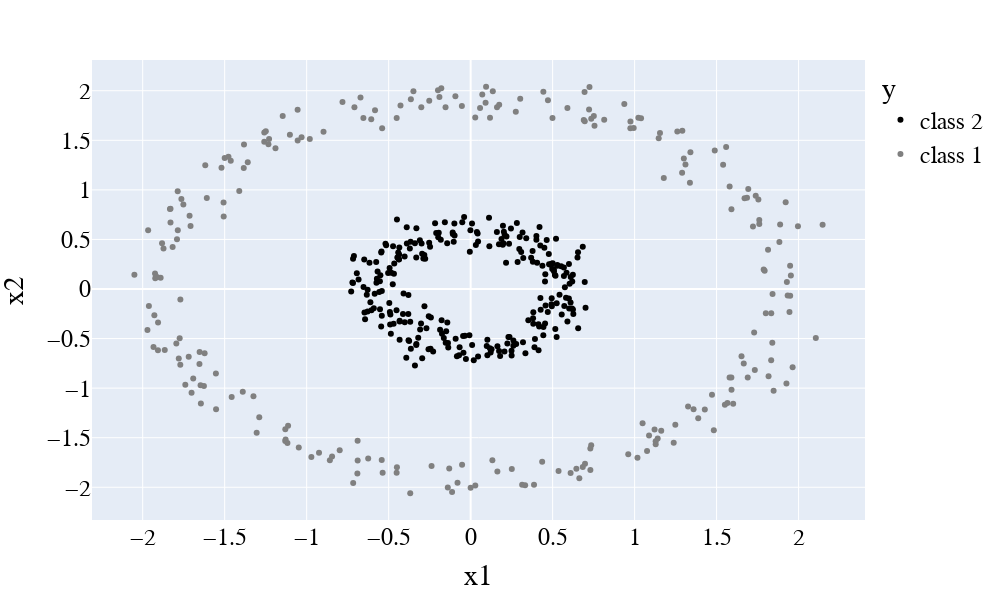

Source (notebook cell):
### Code cell
from sklearn.datasets import make_circles
from sklearn import preprocessing
import plotly_express as px
import matplotlib
import matplotlib.pyplot as plt
import seaborn as sns
import pandas as pd
import numpy

sns.set_style("darkgrid", {"axes.facecolor": ".9"})
plt.rcParams['font.size'] = '30'

# generate a data set
X, y = make_circles(n_samples=1_000, factor=0.3, noise=0.05, random_state=0)
X = preprocessing.scale(X)

X=X[500:]
y=y[500:]

# define target value, here: binary classification, class 1 or class 2
y=np.where(y==0,"class 1","class 2")

# define x1 and x2 of a 2-dimensional data set
x1 = X[:,0]
x2 = X[:,1]

import plotly_express as px
# define the kernel function
kernel = x1*x2 + x1**2 + x2**2

circle_df = pd.DataFrame(X).rename(columns={0:"x1", 1:"x2"})
circle_df = circle_df.assign(y=y)

color_discrete_map = {circle_df.y.unique()[0]: "black", circle_df.y.unique()[1]: "#f3d23a"}
px.scatter(circle_df, x="x1", y="x2", color="y", color_discrete_map = color_discrete_map, width=1000, height=800)

# plot the data set together with the kernel value in a 3-dimensional space
color_discrete_map = {circle_df.y.unique()[0]: "black", circle_df.y.unique()[1]: "grey"}
fig = px.scatter(circle_df, x="x1", y="x2", color="y", color_discrete_map = color_discrete_map, width=1000, height=600)
fig.update_layout(
    font=dict(
        family="Arial",
        size=24,  # Set the font size here
        color="Black"
    ),
    showlegend=True,
    width=1000,
    height=600,
)

### Figure 1 — Plotly figure (JSON) as saved in the notebook; plotly's stock layout.template omitted (floating-point values rounded to 4 significant figures; data arrays with more than 128 entries replaced by an {"elided": "..."} marker saying what was removed)
{"data": [{"hovertemplate": "y=class 2<br>x1=%{x}<br>x2=%{y}<extra></extra>", "legendgroup": "class 2", "marker": {"color": "black", "symbol": "circle"}, "mode": "markers", "name": "class 2", "orientation": "v", "showlegend": true, "type": "scatter", "x": {"elided": "257 float values"}, "xaxis": "x", "y": {"elided": "257 float values"}, "yaxis": "y"}, {"hovertemplate": "y=class 1<br>x1=%{x}<br>x2=%{y}<extra></extra>", "legendgroup": "class 1", "marker": {"color": "grey", "symbol": "circle"}, "mode": "markers", "name": "class 1", "orientation": "v", "showlegend": true, "type": "scatter", "x": {"elided": "243 float values"}, "xaxis": "x", "y": {"elided": "243 float values"}, "yaxis": "y"}], "layout": {"font": {"color": "Black", "family": "Arial", "size": 24}, "height": 600, "legend": {"title": {"text": "y"}, "tracegroupgap": 0}, "margin": {"t": 60}, "showlegend": true, "width": 1000, "xaxis": {"anchor": "y", "domain": [0, 1], "title": {"text": "x1"}}, "yaxis": {"anchor": "x", "domain": [0, 1], "title": {"text": "x2"}}}}
